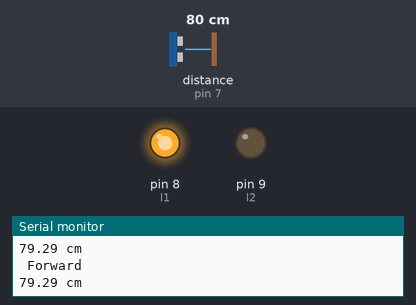
This sketch was run on a simulated Arduino Uno, built with avr-gcc and run on an emulated ATmega328P. Shown: output pins drawn as LEDs (lit = HIGH), the last lines printed to the serial monitor. Dashed ring = blinking. The test bench sets the inputs (shaded band); at power-on: distance to the obstacle (sensor on pin 7) 80 cm. The echo pulse lasts 58.3 µs per cm; pins used as bus, display or sensor lines are not drawn.

Above: at 1.2 s.
1.3 s: distance to the obstacle (sensor on pin 7) set to 44 cm
4.3 s: distance to the obstacle (sensor on pin 7) set to 38 cm
At 5.1 s:
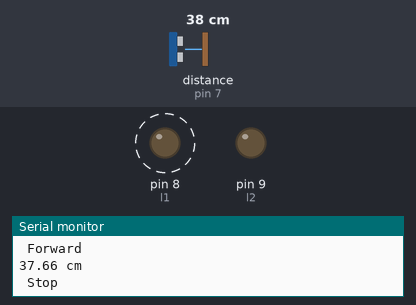
7.3 s: distance to the obstacle (sensor on pin 7) set to 250 cm
At 8.5 s:
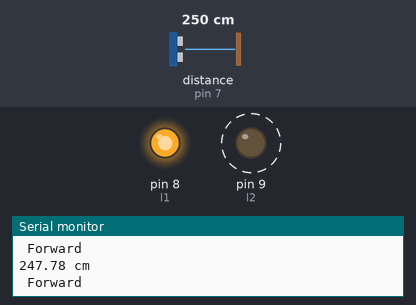
9.3 s: distance to the obstacle (sensor on pin 7) set to 2 cm
At 10.36 s:
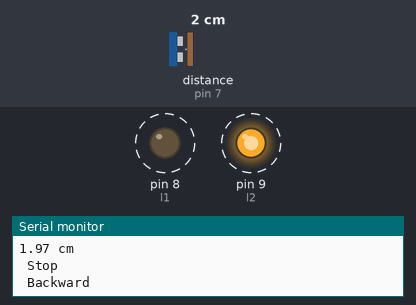
Timing chart, 0 to 13.3 s (numbered marks = the images above; inputs shaded):
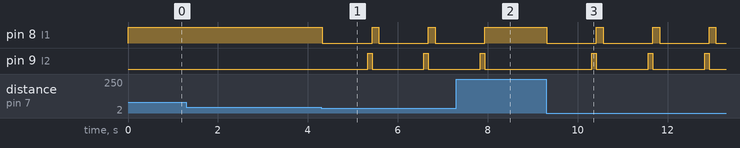

The sketch:

obstacle_avoiding.ino
```cpp
// C++ code
//
int l1=8;
int l2=9;
int r1=10;
int r2=11;
int ec=7;
int tr=6;
int t;
float d;

void setup()
{
  pinMode(tr, OUTPUT);
  pinMode(ec, INPUT);
  pinMode(l1, OUTPUT);
  pinMode(l2, OUTPUT);
  pinMode(r1, OUTPUT);
  pinMode(r2, OUTPUT);
  Serial.begin(9600);
}

void loop()
{

  digitalWrite(tr, HIGH);
  delayMicroseconds(10); // Wait for 1000 millisecond(s)
  digitalWrite(tr, LOW);
  t=pulseIn(ec, HIGH);
  d=0.017*t;
  Serial.print(d);
  Serial.println(" cm ");


 if(d<40)
  {
    stop();
    delay(1000);
    back();
    delay(100);
    right();
    delay(150);
  }
  else{
    forw();
  }
}

void forw(){
  digitalWrite(l1, HIGH);
  digitalWrite(l2,LOW);
  digitalWrite(r1, HIGH);
  digitalWrite(r2,LOW);
  Serial.println(" Forward ");
}
void back(){
  digitalWrite(l1, LOW);
  digitalWrite(r1, LOW);
  digitalWrite(l2, HIGH);
  digitalWrite(r2, HIGH);
  Serial.println(" Backward ");
}
void stop(){
  digitalWrite(l1, LOW);
  digitalWrite(r1, LOW);
  digitalWrite(l2,LOW);
  digitalWrite(r2,LOW);
  Serial.println(" Stop ");
}
void right(){
  digitalWrite(l1, HIGH);
  digitalWrite(r1, LOW);
  digitalWrite(l2,LOW);
  digitalWrite(r2,HIGH);
  Serial.println(" Right ");
}
void left(){
  digitalWrite(l1, LOW);
  digitalWrite(r1, HIGH);
  digitalWrite(l2, HIGH);
  digitalWrite(r2,LOW);
  Serial.println(" Left ");
}
```

Measured:
- the behaviour switches between 41 and 40 cm on distance to the obstacle (sensor on pin 7) (found by bisection; images 0 and 1)
- after the input at 4.3 s, pin 8 (l1): alternates HIGH for 0.15 s and LOW for 1.1 s, starting at once; pin 9 (l2): alternates HIGH for 0.10 s and LOW for 1.2 s, starting after 1.0 s
- after the input at 7.3 s, pin 8 (l1): goes on until 7.9 s, then stays HIGH
- after the input at 9.3 s, pin 8 (l1): alternates HIGH for 0.15 s and LOW for 1.1 s, starting at once; pin 9 (l2): alternates HIGH for 0.10 s and LOW for 1.2 s, starting after 1.0 s
